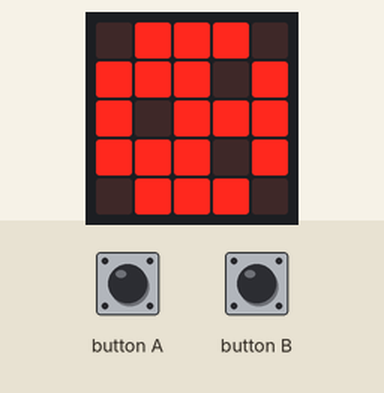
This program was run on a simulated BBC micro:bit (MakeCode). On the bench: the board's 5×5 LED display. The test bench sets the inputs (shaded band). Random numbers come from a fixed seed.

Above: at 1.2 s.
1.3 s: button B pressed for 0.15 s
At 4.3 s:
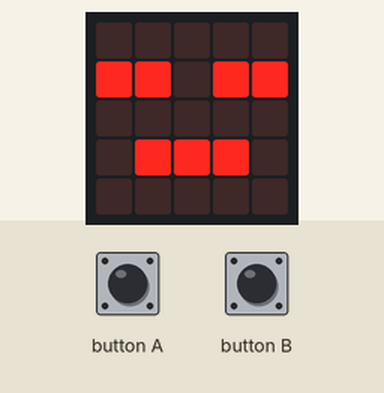
4.4 s: button A pressed for 0.15 s
At 6.1 s:
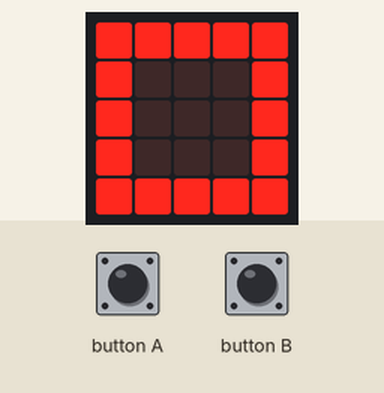
6.6 s: button B pressed for 0.15 s
At 7.2 s:
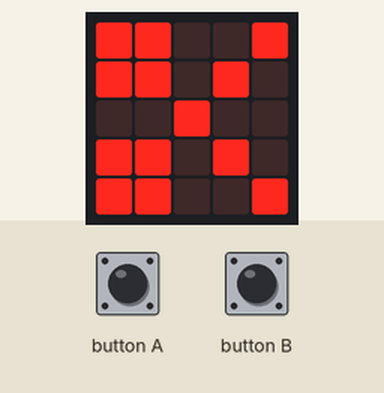
9.7 s: button B pressed for 0.15 s
At 15.1 s:
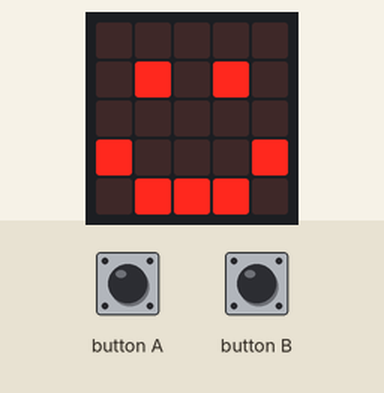
Timing chart, 0 to 16.6 s (numbered marks = the images above; inputs shaded):
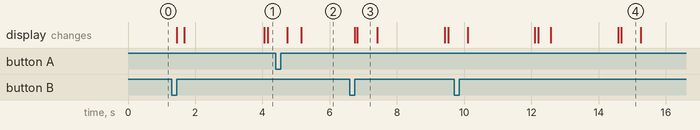

The program:

main.ts
```typescript
input.onButtonPressed(Button.A, function () {
    jugador += 1
    if (jugador > 3) {
        jugador = 1
    }
})
input.onButtonPressed(Button.B, function () {
    basic.clearScreen()
    cpu = randint(1, 3)
    if (cpu == 1) {
        basic.showLeds(`
            . # # # .
            # # # . #
            # . # # #
            # # # . #
            . # # # .
            `)
    } else if (cpu == 2) {
        basic.showLeds(`
            # # # # #
            # . . . #
            # . . . #
            # . . . #
            # # # # #
            `)
    } else {
        basic.showIcon(IconNames.Scissors)
    }
    basic.pause(2000)
    basic.clearScreen()
    if (jugador == 1 && cpu == 3) {
        basic.showIcon(IconNames.Happy)
    } else if (jugador == 2 && cpu == 1) {
        basic.showIcon(IconNames.Happy)
    } else if (jugador == 3 && cpu == 2) {
        basic.showIcon(IconNames.Happy)
    } else if (jugador == cpu) {
        basic.showIcon(IconNames.Asleep)
    } else {
        basic.showIcon(IconNames.Sad)
    }
    basic.pause(2000)
})
let cpu = 0
let jugador = 0
jugador = 1
basic.forever(function () {
    if (jugador == 1) {
        basic.showLeds(`
            . # # # .
            # # # . #
            # . # # #
            # # # . #
            . # # # .
            `)
    } else if (jugador == 2) {
        basic.showLeds(`
            # # # # #
            # . . . #
            # . . . #
            # . . . #
            # # # # #
            `)
    } else {
        basic.showIcon(IconNames.Scissors)
    }
})
```

test.ts
```typescript
// aquí va el archivo "tests"; esto no se compilará cuando este paquete se utilice como una extensión.
```

Measured:
- after the input at 1.3 s, the display: first changes after 0.15 s (image 1 shows a later state)
- after the input at 6.6 s, the display: first changes after 0.15 s (image 3 shows a later state)
- what the display in image 3 shows lasts 0.6 s, from 6.8 s to 7.4 s
